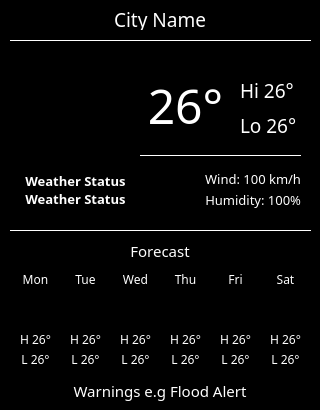
<?xml version="1.0" encoding="UTF-8"?>
<ui version="4.0">
 <class>weather_widget</class>
 <widget class="QWidget" name="weather_widget">
  <property name="geometry">
   <rect>
    <x>0</x>
    <y>0</y>
    <width>320</width>
    <height>410</height>
   </rect>
  </property>
  <property name="minimumSize">
   <size>
    <width>320</width>
    <height>410</height>
   </size>
  </property>
  <property name="maximumSize">
   <size>
    <width>320</width>
    <height>410</height>
   </size>
  </property>
  <property name="styleSheet">
   <string notr="true">background-color: rgb(0, 0, 0);
color: rgb(255, 255, 255);</string>
  </property>
  <widget class="QLabel" name="label_city">
   <property name="geometry">
    <rect>
     <x>0</x>
     <y>0</y>
     <width>320</width>
     <height>40</height>
    </rect>
   </property>
   <property name="font">
    <font>
     <family>Century Gothic</family>
    </font>
   </property>
   <property name="text">
    <string>&lt;html&gt;&lt;head/&gt;&lt;body&gt;&lt;p&gt;&lt;span style=&quot; font-size:14pt;&quot;&gt;City Name&lt;/span&gt;&lt;/p&gt;&lt;/body&gt;&lt;/html&gt;</string>
   </property>
   <property name="alignment">
    <set>Qt::AlignCenter</set>
   </property>
  </widget>
  <widget class="Line" name="line">
   <property name="geometry">
    <rect>
     <x>10</x>
     <y>30</y>
     <width>301</width>
     <height>20</height>
    </rect>
   </property>
   <property name="frameShadow">
    <enum>QFrame::Plain</enum>
   </property>
   <property name="orientation">
    <enum>Qt::Horizontal</enum>
   </property>
  </widget>
  <widget class="QLabel" name="label_currentweathericon">
   <property name="geometry">
    <rect>
     <x>30</x>
     <y>60</y>
     <width>91</width>
     <height>91</height>
    </rect>
   </property>
   <property name="text">
    <string/>
   </property>
   <property name="pixmap">
    <pixmap>../resources/icons/weather/3200.png</pixmap>
   </property>
   <property name="scaledContents">
    <bool>true</bool>
   </property>
  </widget>
  <widget class="QLabel" name="label_weatherstatus">
   <property name="geometry">
    <rect>
     <x>20</x>
     <y>170</y>
     <width>111</width>
     <height>40</height>
    </rect>
   </property>
   <property name="font">
    <font>
     <family>Century Gothic</family>
    </font>
   </property>
   <property name="text">
    <string>&lt;html&gt;&lt;head/&gt;&lt;body&gt;&lt;p&gt;&lt;span style=&quot; font-size:10pt; font-weight:600;&quot;&gt;Weather Status Weather Status&lt;/span&gt;&lt;/p&gt;&lt;/body&gt;&lt;/html&gt;</string>
   </property>
   <property name="alignment">
    <set>Qt::AlignCenter</set>
   </property>
   <property name="wordWrap">
    <bool>true</bool>
   </property>
  </widget>
  <widget class="QLabel" name="label_currenttemp">
   <property name="geometry">
    <rect>
     <x>140</x>
     <y>60</y>
     <width>91</width>
     <height>91</height>
    </rect>
   </property>
   <property name="font">
    <font>
     <family>Century Gothic</family>
    </font>
   </property>
   <property name="text">
    <string>&lt;html&gt;&lt;head/&gt;&lt;body&gt;&lt;p&gt;&lt;span style=&quot; font-size:36pt;&quot;&gt;26°&lt;/span&gt;&lt;/p&gt;&lt;/body&gt;&lt;/html&gt;</string>
   </property>
   <property name="alignment">
    <set>Qt::AlignCenter</set>
   </property>
  </widget>
  <widget class="QLabel" name="label_currenthi">
   <property name="geometry">
    <rect>
     <x>240</x>
     <y>70</y>
     <width>61</width>
     <height>41</height>
    </rect>
   </property>
   <property name="font">
    <font>
     <family>Century Gothic</family>
    </font>
   </property>
   <property name="text">
    <string>&lt;html&gt;&lt;head/&gt;&lt;body&gt;&lt;p&gt;&lt;span style=&quot; font-size:14pt;&quot;&gt;Hi 26°&lt;/span&gt;&lt;/p&gt;&lt;/body&gt;&lt;/html&gt;</string>
   </property>
  </widget>
  <widget class="QLabel" name="label_currentlo">
   <property name="geometry">
    <rect>
     <x>240</x>
     <y>110</y>
     <width>61</width>
     <height>31</height>
    </rect>
   </property>
   <property name="font">
    <font>
     <family>Century Gothic</family>
    </font>
   </property>
   <property name="text">
    <string>&lt;html&gt;&lt;head/&gt;&lt;body&gt;&lt;p&gt;&lt;span style=&quot; font-size:14pt;&quot;&gt;Lo 26°&lt;/span&gt;&lt;/p&gt;&lt;/body&gt;&lt;/html&gt;</string>
   </property>
  </widget>
  <widget class="Line" name="line_2">
   <property name="geometry">
    <rect>
     <x>140</x>
     <y>140</y>
     <width>161</width>
     <height>31</height>
    </rect>
   </property>
   <property name="frameShadow">
    <enum>QFrame::Plain</enum>
   </property>
   <property name="orientation">
    <enum>Qt::Horizontal</enum>
   </property>
  </widget>
  <widget class="QLabel" name="label_humidity">
   <property name="geometry">
    <rect>
     <x>140</x>
     <y>190</y>
     <width>161</width>
     <height>21</height>
    </rect>
   </property>
   <property name="font">
    <font>
     <family>Century Gothic</family>
    </font>
   </property>
   <property name="text">
    <string>&lt;html&gt;&lt;head/&gt;&lt;body&gt;&lt;p&gt;&lt;span style=&quot; font-size:10pt;&quot;&gt;Humidity: 100%&lt;/span&gt;&lt;/p&gt;&lt;/body&gt;&lt;/html&gt;</string>
   </property>
   <property name="alignment">
    <set>Qt::AlignRight|Qt::AlignTrailing|Qt::AlignVCenter</set>
   </property>
   <property name="wordWrap">
    <bool>true</bool>
   </property>
  </widget>
  <widget class="QLabel" name="label_wind">
   <property name="geometry">
    <rect>
     <x>140</x>
     <y>170</y>
     <width>161</width>
     <height>16</height>
    </rect>
   </property>
   <property name="font">
    <font>
     <family>Century Gothic</family>
    </font>
   </property>
   <property name="text">
    <string>&lt;html&gt;&lt;head/&gt;&lt;body&gt;&lt;p&gt;&lt;span style=&quot; font-size:10pt;&quot;&gt;Wind: 100 km/h&lt;/span&gt;&lt;/p&gt;&lt;/body&gt;&lt;/html&gt;</string>
   </property>
   <property name="alignment">
    <set>Qt::AlignRight|Qt::AlignTrailing|Qt::AlignVCenter</set>
   </property>
   <property name="wordWrap">
    <bool>true</bool>
   </property>
  </widget>
  <widget class="Line" name="line_3">
   <property name="geometry">
    <rect>
     <x>10</x>
     <y>220</y>
     <width>301</width>
     <height>20</height>
    </rect>
   </property>
   <property name="frameShadow">
    <enum>QFrame::Plain</enum>
   </property>
   <property name="orientation">
    <enum>Qt::Horizontal</enum>
   </property>
  </widget>
  <widget class="QLabel" name="label_forecasttitle">
   <property name="geometry">
    <rect>
     <x>0</x>
     <y>240</y>
     <width>320</width>
     <height>21</height>
    </rect>
   </property>
   <property name="font">
    <font>
     <family>Century Gothic</family>
    </font>
   </property>
   <property name="text">
    <string>&lt;html&gt;&lt;head/&gt;&lt;body&gt;&lt;p&gt;&lt;span style=&quot; font-size:11pt;&quot;&gt;Forecast&lt;/span&gt;&lt;/p&gt;&lt;/body&gt;&lt;/html&gt;</string>
   </property>
   <property name="alignment">
    <set>Qt::AlignCenter</set>
   </property>
  </widget>
  <widget class="QLabel" name="label_forecastday_1">
   <property name="geometry">
    <rect>
     <x>10</x>
     <y>270</y>
     <width>51</width>
     <height>20</height>
    </rect>
   </property>
   <property name="font">
    <font>
     <family>Century Gothic</family>
    </font>
   </property>
   <property name="text">
    <string>&lt;html&gt;&lt;head/&gt;&lt;body&gt;&lt;p&gt;&lt;span style=&quot; font-size:9pt;&quot;&gt;Mon&lt;/span&gt;&lt;/p&gt;&lt;/body&gt;&lt;/html&gt;</string>
   </property>
   <property name="alignment">
    <set>Qt::AlignCenter</set>
   </property>
  </widget>
  <widget class="QLabel" name="label_forecastday_2">
   <property name="geometry">
    <rect>
     <x>60</x>
     <y>270</y>
     <width>51</width>
     <height>20</height>
    </rect>
   </property>
   <property name="font">
    <font>
     <family>Century Gothic</family>
    </font>
   </property>
   <property name="text">
    <string>&lt;html&gt;&lt;head/&gt;&lt;body&gt;&lt;p&gt;&lt;span style=&quot; font-size:9pt;&quot;&gt;Tue&lt;/span&gt;&lt;/p&gt;&lt;/body&gt;&lt;/html&gt;</string>
   </property>
   <property name="alignment">
    <set>Qt::AlignCenter</set>
   </property>
  </widget>
  <widget class="QLabel" name="label_forecastday_3">
   <property name="geometry">
    <rect>
     <x>110</x>
     <y>270</y>
     <width>51</width>
     <height>20</height>
    </rect>
   </property>
   <property name="font">
    <font>
     <family>Century Gothic</family>
    </font>
   </property>
   <property name="text">
    <string>&lt;html&gt;&lt;head/&gt;&lt;body&gt;&lt;p&gt;&lt;span style=&quot; font-size:9pt;&quot;&gt;Wed&lt;/span&gt;&lt;/p&gt;&lt;/body&gt;&lt;/html&gt;</string>
   </property>
   <property name="alignment">
    <set>Qt::AlignCenter</set>
   </property>
  </widget>
  <widget class="QLabel" name="label_forecastday_4">
   <property name="geometry">
    <rect>
     <x>160</x>
     <y>270</y>
     <width>51</width>
     <height>20</height>
    </rect>
   </property>
   <property name="font">
    <font>
     <family>Century Gothic</family>
    </font>
   </property>
   <property name="text">
    <string>&lt;html&gt;&lt;head/&gt;&lt;body&gt;&lt;p&gt;&lt;span style=&quot; font-size:9pt;&quot;&gt;Thu&lt;/span&gt;&lt;/p&gt;&lt;/body&gt;&lt;/html&gt;</string>
   </property>
   <property name="alignment">
    <set>Qt::AlignCenter</set>
   </property>
  </widget>
  <widget class="QLabel" name="label_forecastday_5">
   <property name="geometry">
    <rect>
     <x>210</x>
     <y>270</y>
     <width>51</width>
     <height>20</height>
    </rect>
   </property>
   <property name="font">
    <font>
     <family>Century Gothic</family>
    </font>
   </property>
   <property name="text">
    <string>&lt;html&gt;&lt;head/&gt;&lt;body&gt;&lt;p&gt;&lt;span style=&quot; font-size:9pt;&quot;&gt;Fri&lt;/span&gt;&lt;/p&gt;&lt;/body&gt;&lt;/html&gt;</string>
   </property>
   <property name="alignment">
    <set>Qt::AlignCenter</set>
   </property>
  </widget>
  <widget class="QLabel" name="label_forecastday_6">
   <property name="geometry">
    <rect>
     <x>260</x>
     <y>270</y>
     <width>51</width>
     <height>20</height>
    </rect>
   </property>
   <property name="font">
    <font>
     <family>Century Gothic</family>
    </font>
   </property>
   <property name="text">
    <string>&lt;html&gt;&lt;head/&gt;&lt;body&gt;&lt;p&gt;&lt;span style=&quot; font-size:9pt;&quot;&gt;Sat&lt;/span&gt;&lt;/p&gt;&lt;/body&gt;&lt;/html&gt;</string>
   </property>
   <property name="alignment">
    <set>Qt::AlignCenter</set>
   </property>
  </widget>
  <widget class="QLabel" name="label_forecasticon_1">
   <property name="geometry">
    <rect>
     <x>20</x>
     <y>290</y>
     <width>31</width>
     <height>31</height>
    </rect>
   </property>
   <property name="text">
    <string/>
   </property>
   <property name="pixmap">
    <pixmap>../resources/icons/weather/3200.png</pixmap>
   </property>
   <property name="scaledContents">
    <bool>true</bool>
   </property>
  </widget>
  <widget class="QLabel" name="label_forecasticon_2">
   <property name="geometry">
    <rect>
     <x>70</x>
     <y>290</y>
     <width>31</width>
     <height>31</height>
    </rect>
   </property>
   <property name="text">
    <string/>
   </property>
   <property name="pixmap">
    <pixmap>../resources/icons/weather/3200.png</pixmap>
   </property>
   <property name="scaledContents">
    <bool>true</bool>
   </property>
  </widget>
  <widget class="QLabel" name="label_forecasticon_3">
   <property name="geometry">
    <rect>
     <x>120</x>
     <y>290</y>
     <width>31</width>
     <height>31</height>
    </rect>
   </property>
   <property name="text">
    <string/>
   </property>
   <property name="pixmap">
    <pixmap>../resources/icons/weather/3200.png</pixmap>
   </property>
   <property name="scaledContents">
    <bool>true</bool>
   </property>
  </widget>
  <widget class="QLabel" name="label_forecasticon_4">
   <property name="geometry">
    <rect>
     <x>170</x>
     <y>290</y>
     <width>31</width>
     <height>31</height>
    </rect>
   </property>
   <property name="text">
    <string/>
   </property>
   <property name="pixmap">
    <pixmap>../resources/icons/weather/3200.png</pixmap>
   </property>
   <property name="scaledContents">
    <bool>true</bool>
   </property>
  </widget>
  <widget class="QLabel" name="label_forecasticon_5">
   <property name="geometry">
    <rect>
     <x>220</x>
     <y>290</y>
     <width>31</width>
     <height>31</height>
    </rect>
   </property>
   <property name="text">
    <string/>
   </property>
   <property name="pixmap">
    <pixmap>../resources/icons/weather/3200.png</pixmap>
   </property>
   <property name="scaledContents">
    <bool>true</bool>
   </property>
  </widget>
  <widget class="QLabel" name="label_forecasticon_6">
   <property name="geometry">
    <rect>
     <x>270</x>
     <y>290</y>
     <width>31</width>
     <height>31</height>
    </rect>
   </property>
   <property name="text">
    <string/>
   </property>
   <property name="pixmap">
    <pixmap>../resources/icons/weather/3200.png</pixmap>
   </property>
   <property name="scaledContents">
    <bool>true</bool>
   </property>
  </widget>
  <widget class="QLabel" name="label_forecasthi_1">
   <property name="geometry">
    <rect>
     <x>10</x>
     <y>330</y>
     <width>51</width>
     <height>20</height>
    </rect>
   </property>
   <property name="font">
    <font>
     <family>Century Gothic</family>
    </font>
   </property>
   <property name="text">
    <string>&lt;html&gt;&lt;head/&gt;&lt;body&gt;&lt;p&gt;&lt;span style=&quot; font-size:9pt;&quot;&gt;H 26°&lt;/span&gt;&lt;/p&gt;&lt;/body&gt;&lt;/html&gt;</string>
   </property>
   <property name="alignment">
    <set>Qt::AlignCenter</set>
   </property>
  </widget>
  <widget class="QLabel" name="label_forecastlo_1">
   <property name="geometry">
    <rect>
     <x>10</x>
     <y>350</y>
     <width>51</width>
     <height>20</height>
    </rect>
   </property>
   <property name="font">
    <font>
     <family>Century Gothic</family>
    </font>
   </property>
   <property name="text">
    <string>&lt;html&gt;&lt;head/&gt;&lt;body&gt;&lt;p&gt;&lt;span style=&quot; font-size:9pt;&quot;&gt;L 26°&lt;/span&gt;&lt;/p&gt;&lt;/body&gt;&lt;/html&gt;</string>
   </property>
   <property name="alignment">
    <set>Qt::AlignCenter</set>
   </property>
  </widget>
  <widget class="QLabel" name="label_forecasthi_2">
   <property name="geometry">
    <rect>
     <x>60</x>
     <y>330</y>
     <width>51</width>
     <height>20</height>
    </rect>
   </property>
   <property name="font">
    <font>
     <family>Century Gothic</family>
    </font>
   </property>
   <property name="text">
    <string>&lt;html&gt;&lt;head/&gt;&lt;body&gt;&lt;p&gt;&lt;span style=&quot; font-size:9pt;&quot;&gt;H 26°&lt;/span&gt;&lt;/p&gt;&lt;/body&gt;&lt;/html&gt;</string>
   </property>
   <property name="alignment">
    <set>Qt::AlignCenter</set>
   </property>
  </widget>
  <widget class="QLabel" name="label_forecasthi_3">
   <property name="geometry">
    <rect>
     <x>110</x>
     <y>330</y>
     <width>51</width>
     <height>20</height>
    </rect>
   </property>
   <property name="font">
    <font>
     <family>Century Gothic</family>
    </font>
   </property>
   <property name="text">
    <string>&lt;html&gt;&lt;head/&gt;&lt;body&gt;&lt;p&gt;&lt;span style=&quot; font-size:9pt;&quot;&gt;H 26°&lt;/span&gt;&lt;/p&gt;&lt;/body&gt;&lt;/html&gt;</string>
   </property>
   <property name="alignment">
    <set>Qt::AlignCenter</set>
   </property>
  </widget>
  <widget class="QLabel" name="label_forecasthi_4">
   <property name="geometry">
    <rect>
     <x>160</x>
     <y>330</y>
     <width>51</width>
     <height>20</height>
    </rect>
   </property>
   <property name="font">
    <font>
     <family>Century Gothic</family>
    </font>
   </property>
   <property name="text">
    <string>&lt;html&gt;&lt;head/&gt;&lt;body&gt;&lt;p&gt;&lt;span style=&quot; font-size:9pt;&quot;&gt;H 26°&lt;/span&gt;&lt;/p&gt;&lt;/body&gt;&lt;/html&gt;</string>
   </property>
   <property name="alignment">
    <set>Qt::AlignCenter</set>
   </property>
  </widget>
  <widget class="QLabel" name="label_forecasthi_5">
   <property name="geometry">
    <rect>
     <x>210</x>
     <y>330</y>
     <width>51</width>
     <height>20</height>
    </rect>
   </property>
   <property name="font">
    <font>
     <family>Century Gothic</family>
    </font>
   </property>
   <property name="text">
    <string>&lt;html&gt;&lt;head/&gt;&lt;body&gt;&lt;p&gt;&lt;span style=&quot; font-size:9pt;&quot;&gt;H 26°&lt;/span&gt;&lt;/p&gt;&lt;/body&gt;&lt;/html&gt;</string>
   </property>
   <property name="alignment">
    <set>Qt::AlignCenter</set>
   </property>
  </widget>
  <widget class="QLabel" name="label_forecasthi_6">
   <property name="geometry">
    <rect>
     <x>260</x>
     <y>330</y>
     <width>51</width>
     <height>20</height>
    </rect>
   </property>
   <property name="font">
    <font>
     <family>Century Gothic</family>
    </font>
   </property>
   <property name="text">
    <string>&lt;html&gt;&lt;head/&gt;&lt;body&gt;&lt;p&gt;&lt;span style=&quot; font-size:9pt;&quot;&gt;H 26°&lt;/span&gt;&lt;/p&gt;&lt;/body&gt;&lt;/html&gt;</string>
   </property>
   <property name="alignment">
    <set>Qt::AlignCenter</set>
   </property>
  </widget>
  <widget class="QLabel" name="label_forecastlo_2">
   <property name="geometry">
    <rect>
     <x>60</x>
     <y>350</y>
     <width>51</width>
     <height>20</height>
    </rect>
   </property>
   <property name="font">
    <font>
     <family>Century Gothic</family>
    </font>
   </property>
   <property name="text">
    <string>&lt;html&gt;&lt;head/&gt;&lt;body&gt;&lt;p&gt;&lt;span style=&quot; font-size:9pt;&quot;&gt;L 26°&lt;/span&gt;&lt;/p&gt;&lt;/body&gt;&lt;/html&gt;</string>
   </property>
   <property name="alignment">
    <set>Qt::AlignCenter</set>
   </property>
  </widget>
  <widget class="QLabel" name="label_forecastlo_3">
   <property name="geometry">
    <rect>
     <x>110</x>
     <y>350</y>
     <width>51</width>
     <height>20</height>
    </rect>
   </property>
   <property name="font">
    <font>
     <family>Century Gothic</family>
    </font>
   </property>
   <property name="text">
    <string>&lt;html&gt;&lt;head/&gt;&lt;body&gt;&lt;p&gt;&lt;span style=&quot; font-size:9pt;&quot;&gt;L 26°&lt;/span&gt;&lt;/p&gt;&lt;/body&gt;&lt;/html&gt;</string>
   </property>
   <property name="alignment">
    <set>Qt::AlignCenter</set>
   </property>
  </widget>
  <widget class="QLabel" name="label_forecastlo_4">
   <property name="geometry">
    <rect>
     <x>160</x>
     <y>350</y>
     <width>51</width>
     <height>20</height>
    </rect>
   </property>
   <property name="font">
    <font>
     <family>Century Gothic</family>
    </font>
   </property>
   <property name="text">
    <string>&lt;html&gt;&lt;head/&gt;&lt;body&gt;&lt;p&gt;&lt;span style=&quot; font-size:9pt;&quot;&gt;L 26°&lt;/span&gt;&lt;/p&gt;&lt;/body&gt;&lt;/html&gt;</string>
   </property>
   <property name="alignment">
    <set>Qt::AlignCenter</set>
   </property>
  </widget>
  <widget class="QLabel" name="label_forecastlo_5">
   <property name="geometry">
    <rect>
     <x>210</x>
     <y>350</y>
     <width>51</width>
     <height>20</height>
    </rect>
   </property>
   <property name="font">
    <font>
     <family>Century Gothic</family>
    </font>
   </property>
   <property name="text">
    <string>&lt;html&gt;&lt;head/&gt;&lt;body&gt;&lt;p&gt;&lt;span style=&quot; font-size:9pt;&quot;&gt;L 26°&lt;/span&gt;&lt;/p&gt;&lt;/body&gt;&lt;/html&gt;</string>
   </property>
   <property name="alignment">
    <set>Qt::AlignCenter</set>
   </property>
  </widget>
  <widget class="QLabel" name="label_forecastlo_6">
   <property name="geometry">
    <rect>
     <x>260</x>
     <y>350</y>
     <width>51</width>
     <height>20</height>
    </rect>
   </property>
   <property name="font">
    <font>
     <family>Century Gothic</family>
    </font>
   </property>
   <property name="text">
    <string>&lt;html&gt;&lt;head/&gt;&lt;body&gt;&lt;p&gt;&lt;span style=&quot; font-size:9pt;&quot;&gt;L 26°&lt;/span&gt;&lt;/p&gt;&lt;/body&gt;&lt;/html&gt;</string>
   </property>
   <property name="alignment">
    <set>Qt::AlignCenter</set>
   </property>
  </widget>
  <widget class="QLabel" name="label_alerts">
   <property name="geometry">
    <rect>
     <x>0</x>
     <y>380</y>
     <width>320</width>
     <height>21</height>
    </rect>
   </property>
   <property name="font">
    <font>
     <family>Century Gothic</family>
    </font>
   </property>
   <property name="text">
    <string>&lt;html&gt;&lt;head/&gt;&lt;body&gt;&lt;p&gt;&lt;span style=&quot; font-size:11pt;&quot;&gt;Warnings e.g Flood Alert&lt;/span&gt;&lt;/p&gt;&lt;/body&gt;&lt;/html&gt;</string>
   </property>
   <property name="alignment">
    <set>Qt::AlignCenter</set>
   </property>
  </widget>
 </widget>
 <resources/>
 <connections/>
</ui>
